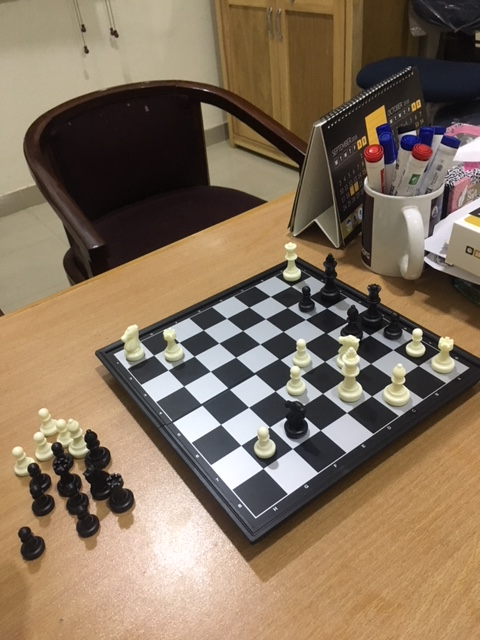
#> input picture Assignments/01 - Assignment/checkmate.png, 480 x 640 px; its folder holds only this picture in this run
$ python detect_canny_edges.py checkmate.png 1.0 1.0 1.0
#> lines starting #> are read from the running program, lines starting #| are printed output that depends on the picture
'''
Usage:
  python detect_canny_edges image_name sigma percentile_high percentile_low
Example:
  python detect_canny_edges book_gray.png 0.2 80 40
'''

import numpy as np
import cv2 as cv
from scipy.ndimage import filters
import sys
import os

#for the recursion in hysteresis thresholding step
sys.setrecursionlimit(4000)

global e    #edge
global v    #visited
global vcount
global nms
global tl

def check_neighbours(i,j):
    global e    #edge
    global v    #visited
    global vcount
    for k in range(i-1,i+2):
        for l in range(j-1,j+2):
            if k==i and l==j: #do not recheck current pixel
                continue
            if (k<0 or k>=nms.shape[0] or l<0 or l>=nms.shape[1]):   #handle image boundaries
                continue
            elif nms[k,l]>=tl and e[k,l]==0:
                vcount=vcount+1
                v[k,l]=vcount
                e[k,l]=1
                check_neighbours(k,l)
                #cv.imshow("Edges",e)   #uncomment these two lines to visualize
                #cv.waitKey(10)         #how hysterisis thresholding proceeds

#gather input arguments
filename, ext = os.path.splitext(sys.argv[1])
sigma = float(sys.argv[2])
th = float(sys.argv[3])
tl = float(sys.argv[4])

#helper
pi = np.pi

#read image, convert to grayscale and normalize between 0 and 1 floating point
img = cv.imread(filename+'.png')
#> img is the input picture: shape (640, 480, 3); mean B, G, R 92.5, 113.5, 132.5
img = cv.cvtColor(img, cv.COLOR_BGR2GRAY)
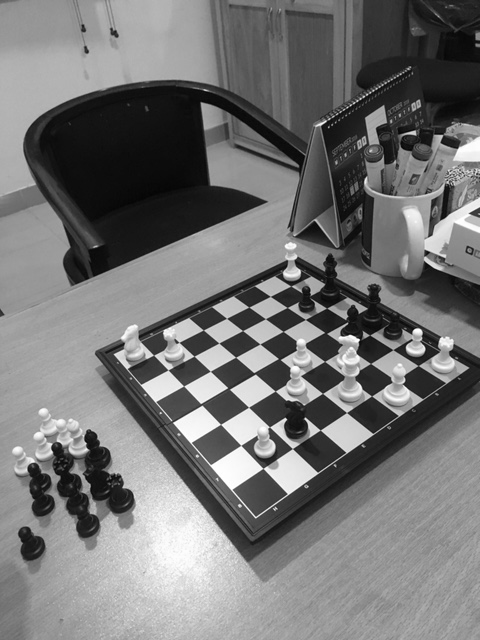
#> img: shape (640, 480); min 4, max 255, mean 116.8
img = cv.normalize(img.astype('float'), None, 0.0, 1.0, cv.NORM_MINMAX)

#derivative of gaussian
dx = filters.gaussian_filter(img,(sigma,sigma),(1,0))
dy = filters.gaussian_filter(img,(sigma,sigma),(0,1))
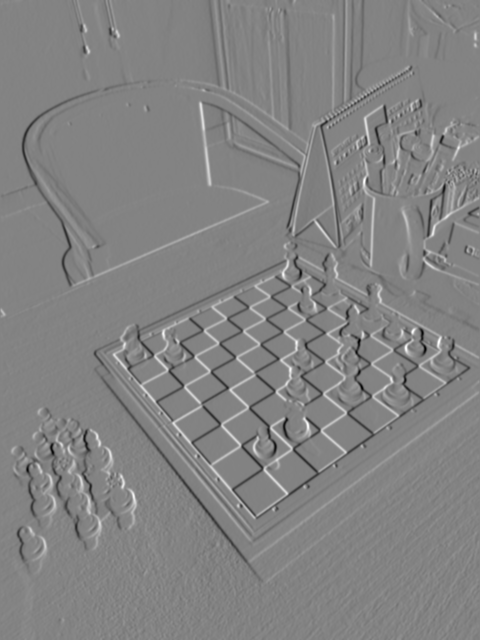
#> dy: shape (640, 480) float64; min -0.292, max 0.275, mean -0.000292; drawn with min black and max white

#gradient manitude and angle
m = np.sqrt(dx**2+dy**2)
a = np.arctan2(dy,dx)
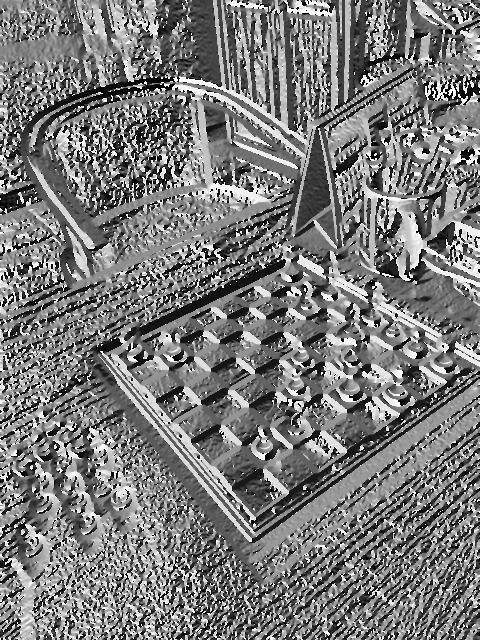
#> a: shape (640, 480) float64; min -3.14, max 3.14, mean -0.118; drawn with min black and max white
#print(np.min(a),np.max(a))

#quantization of gradient direction
q = np.zeros(img.shape,np.float32)
q[ np.logical_or(np.logical_and(a>-pi/8, a<=pi/8) , np.logical_or(a>7*pi/8, a<=-7*pi/8) ) ] = 1
q[ np.logical_or(np.logical_and(a>pi/8, a<=3*pi/8) , np.logical_and(a>-7*pi/8, a<=-5*pi/8) ) ] = 2
q[ np.logical_or(np.logical_and(a>3*pi/8, a<=5*pi/8) , np.logical_and(a>-5*pi/8, a<=-3*pi/8) ) ] = 3
q[ np.logical_or(np.logical_and(a>5*pi/8, a<=7*pi/8) , np.logical_and(a>-3*pi/8, a<=-pi/8) ) ] = 4
q[ m<(0.001*np.max(m)) ] = 0    #ignore pixels with very low gradient magnitude
#print(np.min(m),np.max(m))
#print(np.min(a),np.max(a))
#print(np.min(q),np.max(q))

## Non-maxima supression
nms = np.zeros(img.shape,np.float32)
for x in range(1,img.shape[0]-1):
    for y in range(1,img.shape[1]-1):
        if q[x,y]==1:
            if m[x,y]<m[x-1,y] or m[x,y]<=m[x+1,y]:
                nms[x,y]=0
            else:
                nms[x,y]=m[x,y]
        elif q[x,y]==2:
            if m[x,y]<m[x-1,y-1] or m[x,y]<=m[x+1,y+1]:
                nms[x,y]=0
            else:
                nms[x,y]=m[x,y]
        elif q[x,y]==3:
            # ADD CODE HERE
            if m[x,y]<m[x,y-1] or m[x,y]<=m[x,y+1]:
                nms[x,y]=0
            else:
                nms[x,y]=m[x,y]
        elif q[x,y]==4:
            # ADD CODE HERE
            if m[x,y]<m[x+1,y-1] or m[x,y]<=m[x-1,y+1]:
                nms[x,y]=0
            else:
                nms[x,y]=m[x,y]

## Hysteresis Thresholding
th = np.percentile(nms[nms>0],th)
#> th = 0.000879
tl = np.percentile(nms[nms>0],tl)
#> tl = 0.000879
#print(tl,th)
nms_th = nms>=th
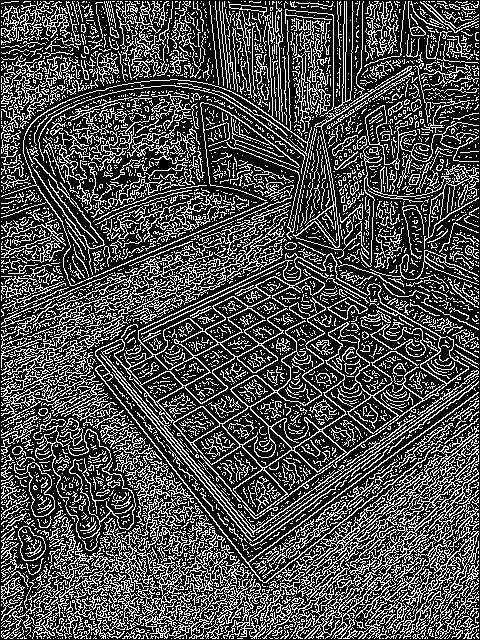
#> nms_th: shape (640, 480) bool; 29.7% white in thin lines or dots
nms_tl = nms>=tl
e = np.zeros(img.shape,np.bool_)
v = np.zeros(img.shape,np.int32)
vcount = 0
for x in range(0,e.shape[0]):
    for y in range(0,e.shape[1]):
        if v[x,y]==0:
            vcount=vcount+1
            v[x,y]=vcount
            if nms[x,y]>=th:
                e[x,y]=1
                check_neighbours(x,y)
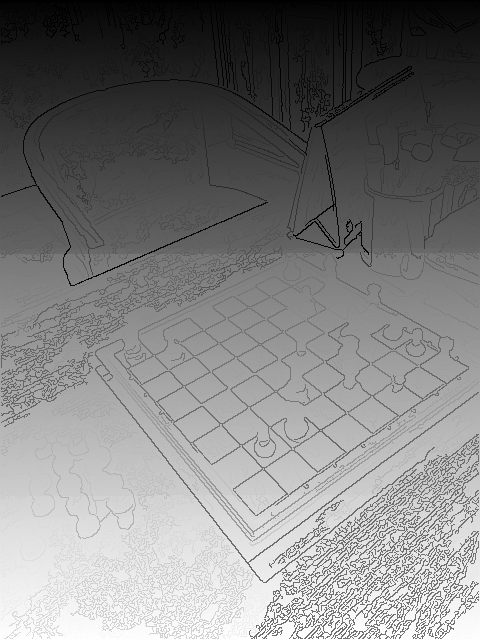
#> v: shape (640, 480) int32; min 1, max 307200, mean 153600.5; drawn with min black and max white
#> after the loop, vcount = 307200

#save results
m = cv.normalize(m, None, 0, 255, cv.NORM_MINMAX, cv.CV_8UC1)
a = cv.normalize(a, None, 0, 255, cv.NORM_MINMAX, cv.CV_8UC1)
q = cv.normalize(q, None, 0, 255, cv.NORM_MINMAX, cv.CV_8UC1)
nms = cv.normalize(nms, None, 0, 255, cv.NORM_MINMAX, cv.CV_8UC1)
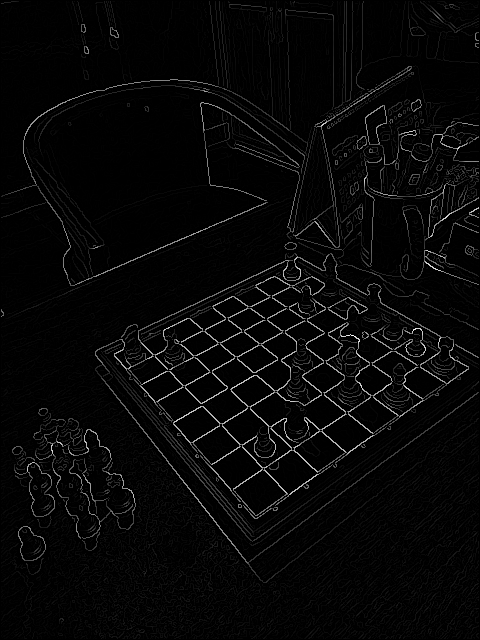
#> nms: shape (640, 480); min 0, max 255, mean 7.5
nms_th = cv.normalize(nms_th.astype('float'), None, 0, 255, cv.NORM_MINMAX, cv.CV_8UC1)
#> nms_th: shape (640, 480); 29.7% white in thin lines or dots
nms_tl = cv.normalize(nms_tl.astype('float'), None, 0, 255, cv.NORM_MINMAX, cv.CV_8UC1)
e = cv.normalize(e.astype('int'), None, 0, 255, cv.NORM_MINMAX, cv.CV_8UC1)
v = cv.normalize(v, None, 0, 255, cv.NORM_MINMAX, cv.CV_8UC1)
#cv.imshow("Edges", np.hstack([img, m, nms, q, e]))
#cv.waitKey(0)
cv.imwrite(filename+'_m.png',m)
cv.imwrite(filename+'_angles.png',a)
cv.imwrite(filename+'_angles_quantized.png',q)
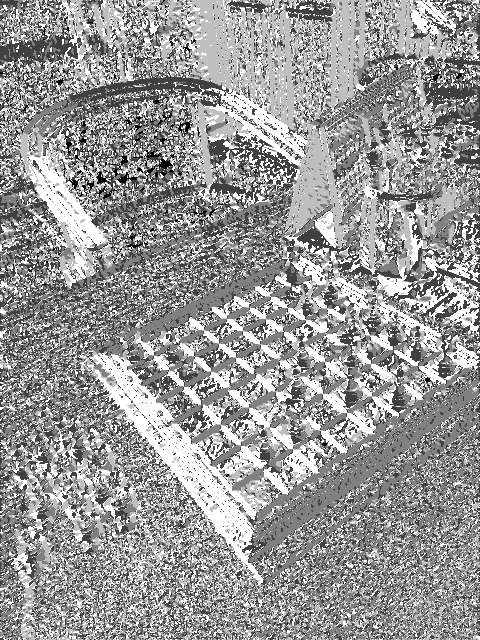
#> saved as checkmate_angles_quantized.png: shape (640, 480); min 0, max 255, mean 154.9
cv.imwrite(filename+'_nms.png',nms)
cv.imwrite(filename+'_nms_th.png',nms_th)
cv.imwrite(filename+'_nms_tl.png',nms_tl)
cv.imwrite(filename+'_e.png',e)
cv.imwrite(filename+'_v.png',v)
